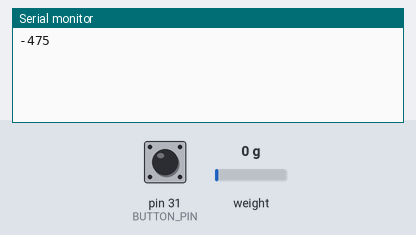
Bench run of a sketch on a simulated Arduino Mega 2560, built with avr-gcc and run on an emulated ATmega2560. Parts: the last lines printed to the serial monitor. Inputs (shaded band) come from the test bench; at power-on: weight on the scale 0 g, pin 31 (BUTTON_PIN) LOW.

Above: at 1.2 s.
1.3 s: weight on the scale set to 1250 g
At 1.61 s:
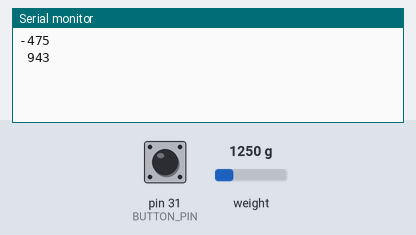
3.3 s: pin 31 (BUTTON_PIN) pulled HIGH for 0.15 s
At 3.8 s:
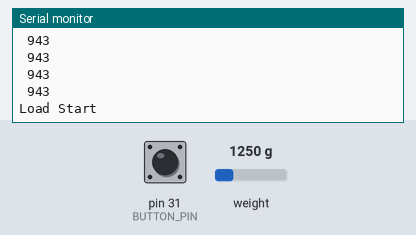
5.4 s: pin 31 (BUTTON_PIN) pulled HIGH for 1 s
At 6.61 s:
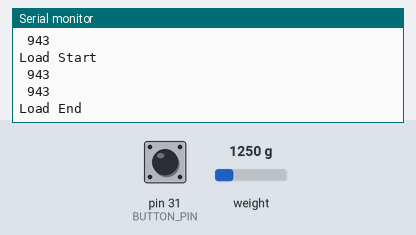
8.2 s: weight on the scale set to 100 g
At 8.61 s:
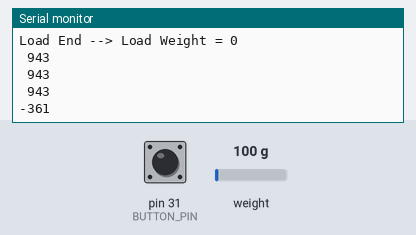

The sketch:

LCD_SD_Scale_Interrupt_Test.ino
```cpp
#include <Wire.h>
#include "HX711.h"

#define BUTTON_PIN            31
#define LOADCELL_DOUT_PIN     33
#define LOADCELL_SCK_PIN      35
#define CONTACT_BOUNCE_DELAY  20
#define SCALE_FACTOR          370
#define READE_COUNT           3

HX711 scale;

uint32_t TimeS;
long     Weight, WeightStart, WeightEnd;
boolean  ButtonStatus = false;

String CorrectDisplay(long Number, byte Quantity, String Filler){
  String TextView = String(Number);
  for (int i = TextView.length(); i < Quantity; i++){TextView = Filler + TextView;}
  return TextView;
}

/*
void ClockView(uint8_t Col, uint8_t Row){
  lcd.setCursor(Col,Row);
  CorrectDisplay(TimeS/3600%60, 2, "0");
  lcd.print(":");
  CorrectDisplay(TimeS/60%60, 2, "0");
  lcd.print(":");
  CorrectDisplay(TimeS%60, 2, "0");
}
*/

/*
void ButtonPressed(){
  Serial.println("In ISR");
  digitalWrite(LED_PIN, digitalRead(BUTTON_PIN));
  interrupts();                           // Устройствам I2C для работы требуются прерывания
  lcd.setBacklight(digitalRead(BUTTON_PIN));
  noInterrupts();                         // Возвращаем запрет на прерывания
}
*/

void setup(){
  scale.begin(LOADCELL_DOUT_PIN, LOADCELL_SCK_PIN);
  pinMode(BUTTON_PIN, INPUT);
  Serial.begin(115200);
}

void loop(){
  if (ButtonStatus != digitalRead(BUTTON_PIN)){
    ButtonStatus = !ButtonStatus;
    if (ButtonStatus){
      Serial.println("Load Start");
      WeightStart = scale.read_average(READE_COUNT);
    }
    else{
      Serial.print("Load End");
      WeightEnd = scale.read_average(READE_COUNT);
      Serial.print(" --> Load Weight = ");
      Serial.println((WeightEnd-WeightStart)/SCALE_FACTOR);
   }
  }

  if (int(millis()/500) - TimeS) {
    TimeS = millis()/500;
    Weight = scale.read_average(READE_COUNT);
    Serial.println(CorrectDisplay((Weight-175800)/SCALE_FACTOR,4," "));
  }
}
```

Measured:
- after the input at 1.3 s, the serial monitor: prints a new line at once (image 1)
- after the input at 3.3 s, the serial monitor: prints a new line at once (image 2)
- after the input at 5.4 s, the serial monitor: prints a new line after 1.0 s (image 3)
- after the input at 8.2 s, the serial monitor: prints a new line after 0.10 s (image 4)
